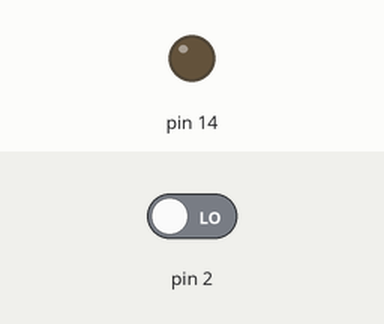
The sketch below on a simulated Arduino Uno, built with avr-gcc and run on an emulated ATmega328P. On the bench: output pins drawn as LEDs (lit = HIGH). The test bench sets the inputs (shaded band); at power-on: pin 2 LOW.

Above: at 1.2 s.
1.3 s: pin 2 driven HIGH
At 1.6 s:
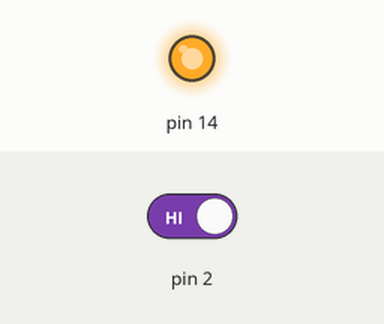
Timing chart, 0 to 4.3 s (numbered marks = the images above; inputs shaded):
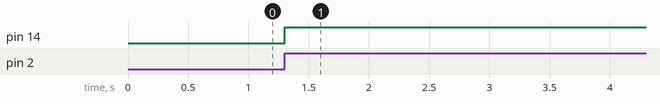

Measured:
- after the input at 1.3 s, pin 14: LOW → HIGH at once

The sketch:

exercise1.ino
```cpp
#include <avr/io.h>
#include <util/delay.h>
void setup() {
  DDRD = DDRD & ~(1<<PD2);
  DDRC = DDRC | (1<<PC0);
  // 3. Configure INT0 to trigger on a RISING EDGE
  // EICRA (External Interrupt Control Register A) controls how the interrupt triggers.
  // Setting both ISC01 and ISC00 to 1 makes it trigger when the signal goes LOW to HIGH.
  EICRA=EICRA | (1<<ISC01) | (1<<ISC00);
  // 4. Enable the INT0 interrupt specifically
  // EIMSK (External Interrupt Mask Register) turns on individual external interrupts.
  EIMSK=EIMSK | (1<<INT0);
  sei();
}
int state=0;
void loop() {
  if(state){
    PORTC=PORTC^(1<<PC0);
    state=0;
  }
}
ISR(INT0_vect){
  state=1;
}
  
```
